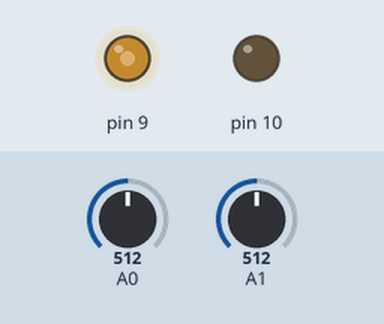
Bench run of a program on a simulated Arduino Uno, built with avr-gcc and run on an emulated ATmega328P. Shown: output pins drawn as LEDs (lit = HIGH). Inputs (shaded band) come from the test bench; at power-on: A0 = 512, A1 = 512. What the program prints to the serial monitor is not drawn.

Above: at 1.2 s.
1.3 s: A0 set to 587
2.8 s: A0 set to 618
At 4.0 s:
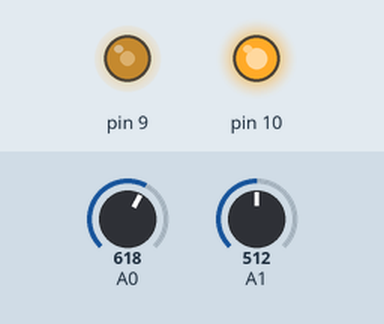
4.3 s: A1 set to 306
At 5.2 s:
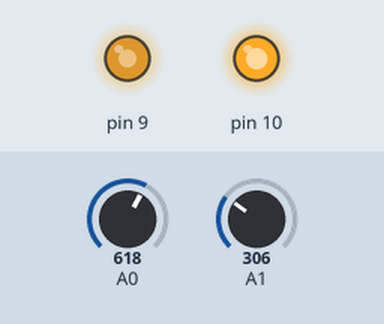
5.8 s: A1 set to 122
At 6.3 s:
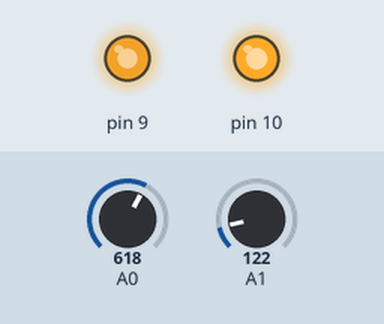
7.3 s: A0 set to 511
At 8.5 s:
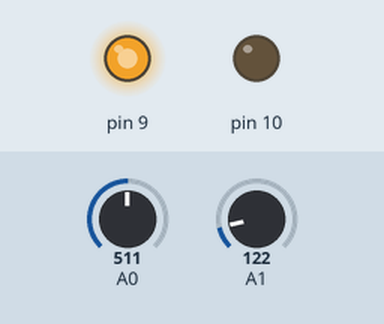
8.8 s: A1 set to 900
At 9.8 s:
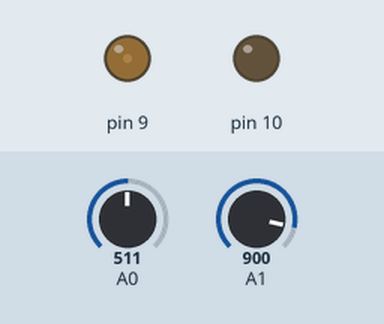
Timing chart, 0 to 11.3 s (numbered marks = the images above; inputs shaded):
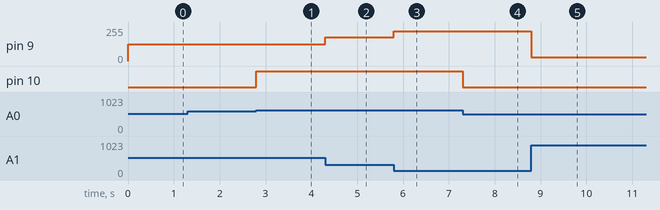

The program:

main.cpp
```cpp
//
// Created by trevor on 9/16/2023.
//
#include "Arduino.h"
#include "presence.h"
#include "pins.h"

void setup()
{
    Serial.begin(9600);
    setupPresence();
}

void loop()
{
    Serial.print(motionLevel());
//    Serial.print("\t");
//    Serial.print(noiseLevel());
    Serial.println();
    analogWrite(MIC_LIGHT, noiseLevel());
    analogWrite(PIR_LIGHT, motionLevel());
}
```

Measured:
- the behaviour switches between 599 and 600 on A0 (found by bisection; images 0 and 1)
- after the input at 2.8 s, pin 10: LOW → HIGH at once
- after the input at 4.3 s, pin 9: 127/255 → 179/255 at once
- after the input at 5.8 s, pin 9: 179/255 → 225/255 at once
- after the input at 7.3 s, pin 10: HIGH → LOW at once
- after the input at 8.8 s, pin 9: 225/255 → 30/255 at once
